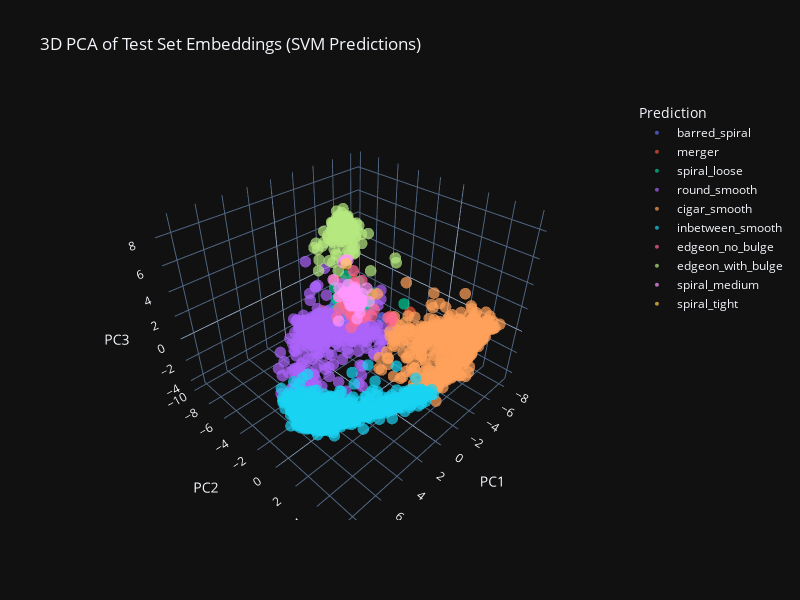

Notebook source saved alongside this figure:
### Markdown cell above
## 10. 3D PCA Scatter of Test Embeddings
To visually inspect class separability, we reduce the 2048-dimensional embeddings to 3 principal components and plot them in an interactive 3D scatter. Points are colored by the model’s predicted class.

### Code cell
# 3D PCA visualization of test set
pca_vis = PCA(n_components=3, random_state=42)
X_vis = pca_vis.fit_transform(X_test)
df_vis = pd.DataFrame({
    'PC1': X_vis[:, 0],
    'PC2': X_vis[:, 1],
    'PC3': X_vis[:, 2],
    'Prediction': [class_names[i] for i in y_pred]
})
fig_vis = px.scatter_3d(df_vis, x='PC1', y='PC2', z='PC3', color='Prediction',
                        title='3D PCA of Test Set Embeddings (SVM Predictions)', width=800, height=600)
fig_vis.update_traces(marker=dict(size=4, opacity=0.7))
fig_vis.show()

### Figure 1 — Plotly figure (JSON) as saved in the notebook; plotly's stock layout.template omitted (floating-point values rounded to 4 significant figures; data arrays with more than 128 entries replaced by an {"elided": "..."} marker saying what was removed)
{"data": [{"hovertemplate": "Prediction=barred_spiral<br>PC1=%{x}<br>PC2=%{y}<br>PC3=%{z}<extra></extra>", "legendgroup": "barred_spiral", "marker": {"color": "#636efa", "symbol": "circle", "opacity": 0.7, "size": 4}, "mode": "markers", "name": "barred_spiral", "scene": "scene", "showlegend": true, "x": {"elided": "135 float values"}, "y": {"elided": "135 float values"}, "z": {"elided": "135 float values"}, "type": "scatter3d"}, {"hovertemplate": "Prediction=merger<br>PC1=%{x}<br>PC2=%{y}<br>PC3=%{z}<extra></extra>", "legendgroup": "merger", "marker": {"color": "#EF553B", "symbol": "circle", "opacity": 0.7, "size": 4}, "mode": "markers", "name": "merger", "scene": "scene", "showlegend": true, "x": [-0.09411, -0.5796, -0.2822, -0.5132, -0.3471, 0.07877, -0.7297, -0.76, -0.07126, -0.2885, -0.4432, -0.3761, -0.3545, 0.03256, -0.4736, -0.6679, 0.231, -0.06522, -0.6595, -0.3639, -0.3874, 0.1327, -0.384, 0.2235, -0.5607, -0.2574, -1.229, -0.2924, -0.3833, -0.643, -0.2426, -0.3681, -0.3641, -0.7144, -0.105, 0.03778, -0.5603, -0.399, -0.1785, -0.2465, -0.3227, -0.02838, -0.006996, -0.2502, 0.05279, -0.5394, -0.2792, -0.6205, -0.4709, -0.2775, -0.09379, -0.2611, -0.2928, -0.1488, -0.3093, -0.1753, -0.3461, -0.5544, -0.8023, -0.2997, -0.1478, -0.5193, -3.304, -0.09009, -0.2768, -0.5123, -0.267, -2.425, -0.2962, -0.03328, -0.6568, -0.347, -0.2352, -0.2688, -0.1741, -0.4097, -0.5035, -0.2618, -2.95, 0.3971], "y": [-2.144, -3.46, -2.442, -2.12, -2.208, -2.17, -2.211, -2.509, -2.48, -2.107, -2.233, -2.28, -3.222, -2.262, -3.022, -1.997, -1.54, -2.188, -2.503, -2.237, -2.2, -2.224, -3.177, -0.7993, -2.241, -2.467, -3.445, -2.359, -2.439, -2.245, -1.633, -3.1, -2.489, -2.814, -2.253, -2.434, -3.628, -2.527, -2.917, -2.358, -1.889, -1.83, -3.295, -2.627, -2.176, -2.124, -2.261, -2.174, -2.618, -2.748, -2.189, -2.546, -2.326, -2.451, -2.939, -2.481, -2.716, -3.508, -2.761, -2.663, -2.102, -2.179, 0.4512, -2.502, -2.555, -2.247, -2.542, -2.384, -2.2, -2.011, -2.824, -2.885, -2.216, -2.387, -2.224, -2.732, -4.145, -5.555, -1.065, -3.37], "z": [1.951, 1.308, 2.542, 2.045, 2.225, 2.262, 2.252, 1.484, 2.08, 2.275, 2.456, 2.902, 2.739, 2.492, 3.333, 1.622, 1.57, 2.226, 3.042, 3.408, 2.128, 1.928, 1.401, 1.53, 3.564, 2.543, 1.04, 2.584, 1.792, 2.013, 2.407, 2.351, 2.384, 1.63, 2.617, 2.685, 3.616, 2.389, 3.06, 2.845, 2.754, 2.054, 1.777, 2.628, 2.885, 2.252, 2.517, 2.399, 3.189, 2.552, 2.374, 3.158, 1.803, 1.971, 1.656, 2.854, 2.057, 2.491, 3.912, 2.452, 2.721, 2.813, 1.515, 3.06, 2.345, 2.096, 2.64, 1.298, 2.584, 2.216, 2.313, 2.988, 2.559, 2.188, 2.405, 1.051, 0.7384, 0.1445, 0.5512, 4.131], "type": "scatter3d"}, {"hovertemplate": "Prediction=spiral_loose<br>PC1=%{x}<br>PC2=%{y}<br>PC3=%{z}<extra></extra>", "legendgroup": "spiral_loose", "marker": {"color": "#00cc96", "symbol": "circle", "opacity": 0.7, "size": 4}, "mode": "markers", "name": "spiral_loose", "scene": "scene", "showlegend": true, "x": {"elided": "154 float values"}, "y": {"elided": "154 float values"}, "z": {"elided": "154 float values"}, "type": "scatter3d"}, {"hovertemplate": "Prediction=round_smooth<br>PC1=%{x}<br>PC2=%{y}<br>PC3=%{z}<extra></extra>", "legendgroup": "round_smooth", "marker": {"color": "#ab63fa", "symbol": "circle", "opacity": 0.7, "size": 4}, "mode": "markers", "name": "round_smooth", "scene": "scene", "showlegend": true, "x": {"elided": "507 float values"}, "y": {"elided": "507 float values"}, "z": {"elided": "507 float values"}, "type": "scatter3d"}, {"hovertemplate": "Prediction=cigar_smooth<br>PC1=%{x}<br>PC2=%{y}<br>PC3=%{z}<extra></extra>", "legendgroup": "cigar_smooth", "marker": {"color": "#FFA15A", "symbol": "circle", "opacity": 0.7, "size": 4}, "mode": "markers", "name": "cigar_smooth", "scene": "scene", "showlegend": true, "x": {"elided": "965 float values"}, "y": {"elided": "965 float values"}, "z": {"elided": "965 float values"}, "type": "scatter3d"}, {"hovertemplate": "Prediction=inbetween_smooth<br>PC1=%{x}<br>PC2=%{y}<br>PC3=%{z}<extra></extra>", "legendgroup": "inbetween_smooth", "marker": {"color": "#19d3f3", "symbol": "circle", "opacity": 0.7, "size": 4}, "mode": "markers", "name": "inbetween_smooth", "scene": "scene", "showlegend": true, "x": {"elided": "1059 float values"}, "y": {"elided": "1059 float values"}, "z": {"elided": "1059 float values"}, "type": "scatter3d"}, {"hovertemplate": "Prediction=edgeon_no_bulge<br>PC1=%{x}<br>PC2=%{y}<br>PC3=%{z}<extra></extra>", "legendgroup": "edgeon_no_bulge", "marker": {"color": "#FF6692", "symbol": "circle", "opacity": 0.7, "size": 4}, "mode": "markers", "name": "edgeon_no_bulge", "scene": "scene", "showlegend": true, "x": [-3.307, -2.09, -0.6653, -0.009948, -0.2074, -0.5821, -0.05603, 0.05484, -0.0981, -0.2339, -0.1881, -0.296, -1.303, -0.5174, -0.2793, 0.1893, -0.2661, -0.1448, -0.5956, -0.03434, -0.7952, -0.6101, 0.03762, -0.1242, -2.001, -0.02423, -1.153, -1.009, -0.5849, 0.06901, -0.1383, -0.3036, -0.08585, -0.2414, -0.5799, -0.1199, -0.3639, -1.357, -0.2842, -0.06304], "y": [-1.097, -0.2633, -2.471, -1.921, -2.11, -2.009, -2.24, -2.616, -1.545, -2.251, -3.853, -2.397, -1.183, -1.445, -2.053, -3.103, -2.121, -2.456, -2.463, -2.599, -1.933, -2.561, -2.022, -1.747, -0.4613, -2.444, -1.291, -2.854, -2.57, -2.412, -2.352, -2.016, -2.244, -2.434, -1.396, -2.284, -2.227, -3.08, -3.332, -3.471], "z": [0.2277, 0.9398, 3.475, 1.855, 1.715, 2.496, 1.545, 3.32, 2.044, 3.022, 0.4219, 1.601, 1.924, 1.497, 1.758, 2.77, 1.389, 2.152, 3.77, 1.78, 4.217, 4.798, 1.905, 1.902, 1.227, 2.494, 1.411, 3.56, 2.003, 2.52, 2.317, 1.989, 0.4376, 2.149, 1.732, 2.64, 2.217, -0.1247, 1.859, 1.529], "type": "scatter3d"}, {"hovertemplate": "Prediction=edgeon_with_bulge<br>PC1=%{x}<br>PC2=%{y}<br>PC3=%{z}<extra></extra>", "legendgroup": "edgeon_with_bulge", "marker": {"color": "#B6E880", "symbol": "circle", "opacity": 0.7, "size": 4}, "mode": "markers", "name": "edgeon_with_bulge", "scene": "scene", "showlegend": true, "x": {"elided": "243 float values"}, "y": {"elided": "243 float values"}, "z": {"elided": "243 float values"}, "type": "scatter3d"}, {"hovertemplate": "Prediction=spiral_medium<br>PC1=%{x}<br>PC2=%{y}<br>PC3=%{z}<extra></extra>", "legendgroup": "spiral_medium", "marker": {"color": "#FF97FF", "symbol": "circle", "opacity": 0.7, "size": 4}, "mode": "markers", "name": "spiral_medium", "scene": "scene", "showlegend": true, "x": [-0.833, -0.4207, -0.659, -1.035, -0.7971, -1.386, -0.8659, 0.1386, -0.6376, -0.6993, -0.9761, -0.6944, -0.7881, -0.664, 1.164, -0.5387, -0.7616, -0.8439, -0.8259, -0.7376, -0.6536, -0.5722, -0.7813, -0.7142, -1.104, -0.6674, -0.9973, -1.076, -0.5715, -0.4462, -0.4665, -1.094, -1.119, -0.7139, -0.8035, -0.8956, -0.8804, -0.7431, -0.7724, -0.6185, -0.6526, -1.363, -0.9354, -0.6317, -0.6132, -0.8621, -0.7216, -0.5829, -0.6981, -0.4644, -0.9927, -0.8084, -0.5642, -0.2746, -1.07, -0.791, -0.8265, -0.3262, -0.8475, -0.8098, -0.6943, -1.033, -0.8202, -0.579, -0.876, -0.1851, -0.4547, -0.954, -0.9364, -1.024, -0.7904, -0.8408, -0.09267, -0.3405, -0.7283, -0.6603, -0.4119, -0.7667, -0.3406, -0.6377, -0.3619, -0.7298, -0.3842, -0.5378], "y": [-2.138, -3.388, -3.149, -2.061, -2.433, -1.756, -2.157, -1.914, -3.355, -3.165, -2.074, -2.289, -3.067, -2.42, -2.224, -3.009, -2.879, -2.404, -2.043, -2.438, -3.03, -2.391, -2.963, -2.614, -2.31, -2.667, -2.427, -2.766, -2.441, -2.654, -1.758, -2.893, -2.244, -2.67, -2.471, -2.695, -2.678, -2.677, -2.336, -2.609, -2.812, -1.979, -2.432, -2.877, -2.844, -2.272, -2.655, -2.258, -2.659, -2.66, -2.821, -2.714, -2.008, -3.206, -2.167, -2.533, -2.99, -2.094, -2.565, -2.017, -2.605, -2.582, -2.361, -2.99, -3.039, -1.769, -2.903, -2.095, -2.793, -3.488, -2.344, -2.157, -3.493, -2.446, -2.387, -3.041, -2.667, -2.521, -2.354, -2.04, -3.755, -4.74, -2.571, -3.423], "z": [2.027, 5.199, 2.492, 2.971, 2.302, 2.297, 2.45, 2.857, 5.303, 5.35, 2.226, 2.217, 2.361, 2.502, 1.677, 2.482, 2.261, 2.383, 2.154, 1.953, 2.6, 2.45, 2.728, 2.282, 2.179, 3.086, 2.322, 2.876, 2.376, 2.243, 1.787, 2.016, 2.35, 3.141, 2.345, 2.293, 3.296, 2.489, 1.988, 2.412, 2.337, 3.331, 2.654, 1.965, 2.33, 2.072, 2.455, 2.505, 2.677, 2.15, 3.039, 2.149, 2.004, 2.852, 2.454, 2.455, 2.358, 2.307, 2.918, 2.362, 3.118, 2.548, 2.414, 2.111, 2.29, 1.398, 2.717, 2.164, 2.264, 3.102, 2.344, 2.626, 2.488, 2.092, 2.055, 2.824, 1.973, 2.084, 2.609, 2.277, 2.963, 3.083, 2.076, 2.727], "type": "scatter3d"}, {"hovertemplate": "Prediction=spiral_tight<br>PC1=%{x}<br>PC2=%{y}<br>PC3=%{z}<extra></extra>", "legendgroup": "spiral_tight", "marker": {"color": "#FECB52", "symbol": "circle", "opacity": 0.7, "size": 4}, "mode": "markers", "name": "spiral_tight", "scene": "scene", "showlegend": true, "x": [-0.2775], "y": [-2.908], "z": [5.338], "type": "scatter3d"}], "layout": {"scene": {"domain": {"x": [0.0, 1.0], "y": [0.0, 1.0]}, "xaxis": {"title": {"text": "PC1"}}, "yaxis": {"title": {"text": "PC2"}}, "zaxis": {"title": {"text": "PC3"}}}, "legend": {"title": {"text": "Prediction"}, "tracegroupgap": 0}, "title": {"text": "3D PCA of Test Set Embeddings (SVM Predictions)"}, "height": 600, "width": 800}}
